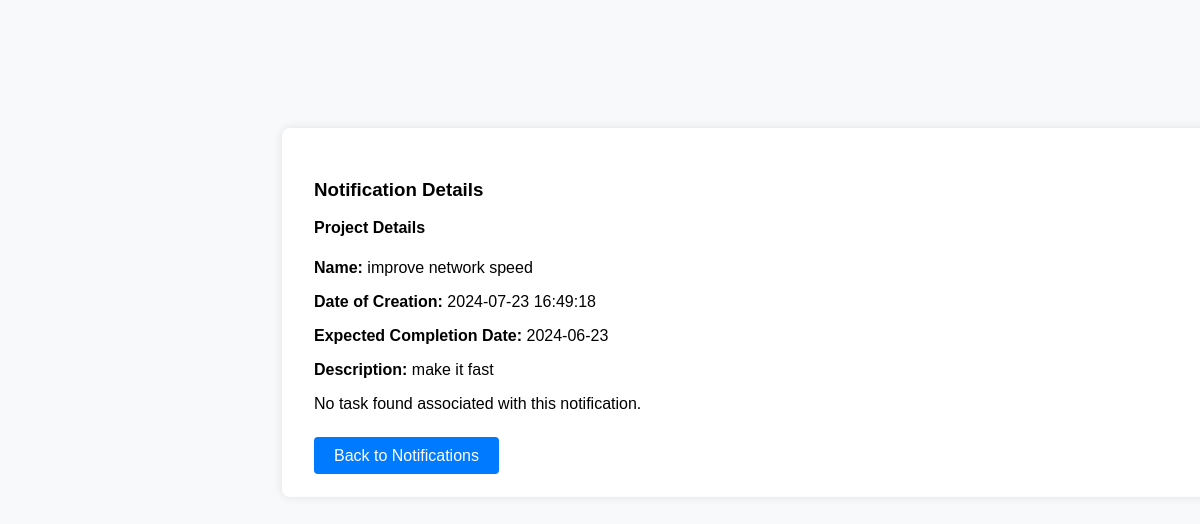
The page /view_notification.php?project_id=3 (signed in) on the database its author committed.
### tables this page shows
CREATE TABLE `projects` (
  `id` int(11) NOT NULL,
  `name` varchar(100) NOT NULL,
  `department_id` int(11) DEFAULT NULL,
  `manager_id` int(11) DEFAULT NULL,
  `status` enum('not_started','in_progress','completed','pending') DEFAULT 'not_started',
  `description` varchar(255) DEFAULT NULL,
  `state` enum('active','disabled') DEFAULT 'active',
  `disable_description` varchar(255) DEFAULT NULL,
  `created_at` datetime NOT NULL DEFAULT current_timestamp(),
  `expected_due_date` date NOT NULL DEFAULT '2024-01-01'
);

### view_notification.php (the view, shortened to what this page needs)
<?php
include 'db.php';
$project_id = $_GET['project_id'] ?? null;
$project = null;
$task = null;
if ($project_id) {
    $stmt = $conn->prepare("SELECT * FROM projects WHERE id = ?");
    $stmt->bind_param("i", $project_id);
    $stmt->execute();
    $project = $stmt->get_result()->fetch_assoc();
}
?>
<!DOCTYPE html>
<html lang="en">
<head>
    <link rel="stylesheet" href="dashboard.css">
</head>
<body>
    <div class="container">
        <div class="card">
            <h3>Notification Details</h3>
            <?php if ($project): ?>
                <h4>Project Details</h4>
                <p><strong>Name:</strong> <?= htmlspecialchars($project['name']) ?></p>
                <p><strong>Date of Creation:</strong> <?= htmlspecialchars($project['created_at']) ?></p>
                <p><strong>Expected Completion Date:</strong> <?= htmlspecialchars($project['expected_due_date']) ?></p>
                <p><strong>Description:</strong> <?= htmlspecialchars($project['description']) ?></p>
            <?php else: ?>
                <p>No project found associated with this notification.</p>
            <?php endif; ?>
            <?php if ($task): ?>
                <h4>Task Details</h4>
                <p><strong>Project Name:</strong> <?= htmlspecialchars($project['name']) ?></p>
                <p><strong>Task Name:</strong> <?= htmlspecialchars($task['name']) ?></p>
                <p><strong>Date of Creation:</strong> <?= htmlspecialchars($task['created_at']) ?></p>
                <p><strong>Expected Completion Date:</strong> <?= htmlspecialchars($task['due_date']) ?></p>
                <p><strong>Description:</strong> <?= htmlspecialchars($task['description']) ?></p>
            <?php else: ?>
                <p>No task found associated with this notification.</p>
            <?php endif; ?>
            <br>
            <a href="notifications.php" class="button">Back to Notifications</a>
        </div>
    </div>
</body>
</html>

### dashboard.css (style rules this page uses)
body { font-family: Arial, sans-serif; background-color: #f8f9fa; display: flex; flex-direction: column; align-items: left; height: 100vh; margin: 0; padding-top: 6rem; }
.container { margin-left: 250px; margin-top: 6rem; padding: 2rem; width: calc(100% - 250px); overflow-y: auto; max-height: calc(100vh - 6rem); }
.card { background: white; padding: 2rem; border-radius: 0.5rem; box-shadow: 0 0 10px rgba(0, 0, 0, 0.1); margin-bottom: 1.5rem; }
h4 { margin-top: 0; }
.button { background-color: #007bff; color: white; padding: 10px 20px; text-decoration: none; border-radius: 4px; }
body, html { overflow: hidden; margin: 0; padding: 0; height: 100%; }

### rows shown on the page
projects: name "improve network speed", created_at "2024-07-23 16:49:18", expected_due_date "2024-06-23", description "make it fast"
